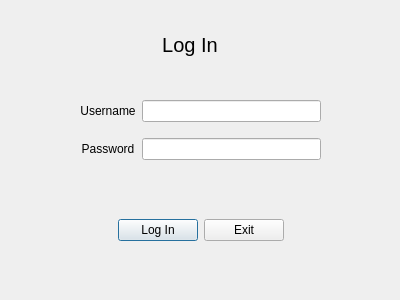
<?xml version="1.0" encoding="UTF-8"?>
<ui version="4.0">
 <class>HtlLgnWindow</class>
 <widget class="QDialog" name="HtlLgnWindow">
  <property name="geometry">
   <rect>
    <x>0</x>
    <y>0</y>
    <width>400</width>
    <height>300</height>
   </rect>
  </property>
  <property name="windowTitle">
   <string>Dialog</string>
  </property>
  <widget class="QLabel" name="label_top">
   <property name="geometry">
    <rect>
     <x>90</x>
     <y>20</y>
     <width>200</width>
     <height>50</height>
    </rect>
   </property>
   <property name="font">
    <font>
     <pointsize>15</pointsize>
    </font>
   </property>
   <property name="text">
    <string>Log In</string>
   </property>
   <property name="alignment">
    <set>Qt::AlignCenter</set>
   </property>
  </widget>
  <widget class="QWidget" name="gridLayoutWidget">
   <property name="geometry">
    <rect>
     <x>80</x>
     <y>90</y>
     <width>241</width>
     <height>80</height>
    </rect>
   </property>
   <layout class="QGridLayout" name="gridLayout">
    <item row="0" column="0">
     <widget class="QLabel" name="UsernameLabel">
      <property name="text">
       <string>Username</string>
      </property>
      <property name="alignment">
       <set>Qt::AlignCenter</set>
      </property>
     </widget>
    </item>
    <item row="1" column="0">
     <widget class="QLabel" name="PasswordLabel">
      <property name="text">
       <string>Password</string>
      </property>
      <property name="alignment">
       <set>Qt::AlignCenter</set>
      </property>
     </widget>
    </item>
    <item row="0" column="1">
     <widget class="QLineEdit" name="UsernameLineEdit"/>
    </item>
    <item row="1" column="1">
     <widget class="QLineEdit" name="PasswordLineEdit">
      <property name="echoMode">
       <enum>QLineEdit::Password</enum>
      </property>
     </widget>
    </item>
   </layout>
  </widget>
  <widget class="QWidget" name="horizontalLayoutWidget">
   <property name="geometry">
    <rect>
     <x>0</x>
     <y>190</y>
     <width>401</width>
     <height>80</height>
    </rect>
   </property>
   <layout class="QHBoxLayout" name="horizontalLayout">
    <item>
     <spacer name="horizontalSpacer">
      <property name="orientation">
       <enum>Qt::Horizontal</enum>
      </property>
      <property name="sizeHint" stdset="0">
       <size>
        <width>40</width>
        <height>20</height>
       </size>
      </property>
     </spacer>
    </item>
    <item>
     <widget class="QPushButton" name="LoginBtn">
      <property name="text">
       <string>Log In</string>
      </property>
     </widget>
    </item>
    <item>
     <widget class="QPushButton" name="ExitBtn">
      <property name="text">
       <string>Exit</string>
      </property>
     </widget>
    </item>
    <item>
     <spacer name="horizontalSpacer_2">
      <property name="orientation">
       <enum>Qt::Horizontal</enum>
      </property>
      <property name="sizeHint" stdset="0">
       <size>
        <width>40</width>
        <height>20</height>
       </size>
      </property>
     </spacer>
    </item>
   </layout>
  </widget>
 </widget>
 <resources/>
 <connections/>
</ui>
